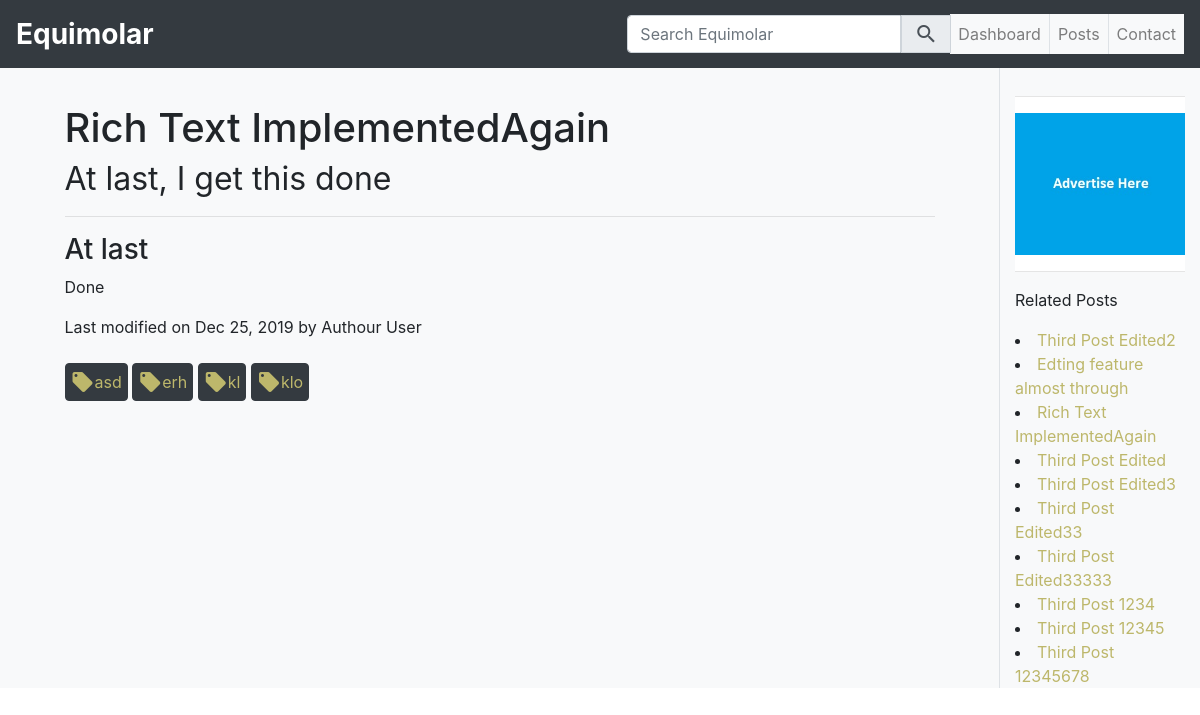
The app's page /rich-text-implemented with its own data.
### equimolar_blog/models.py (models this page shows, shortened)
class Article(db.Model):
    __tablename__ = 'articles'
    __table_args__ = {'extend_existing': True}
    id = db.Column(db.Integer, primary_key=True)
    title = db.Column(db.String(100), nullable=False)
    slug = db.Column(db.String(150))
    summary = db.Column(db.String(300))
    content = db.Column(db.Text, nullable=False)
    last_mod_date = db.Column(db.DateTime, default=datetime.date(datetime.utcnow()))
    draft = db.Column(db.Boolean, default=0)
    tags = db.relationship('Tag', secondary=articles_tags,
                           backref=db.backref('articles', lazy='dynamic'))
    authour = db.relationship('User', backref='articles', lazy='dynamic')

class User(db.Model, UserMixin):
    id = db.Column(db.Integer, primary_key=True)
    username = db.Column(db.String(64), index=True, unique=True)
    email = db.Column(db.String(128), unique=True)
    password = db.Column(db.String(128))
    active = db.Column(db.Boolean(), default=True)
    confirmed_at = db.Column(db.DateTime(), default = datetime.date(datetime.utcnow()))
    roles = db.relationship(
        'Role',
        secondary=roles_users,
        backref=db.backref('users', lazy='dynamic')
    )
    articles_ids = db.Column(db.Integer, db.ForeignKey('articles.id'))

class Tag(db.Model):
    __tablename__ = 'tags'
    id = db.Column(db.Integer, primary_key=True)
    name = db.Column(db.String(50), unique=True)
    def __repr__(self):
        return '<Tag {}>'.format(self.name)

### equimolar_blog/views.py (the view)
@app.route('/<slug>')
def show_article_post(slug):
    article = Article.query.filter_by(slug=slug).first()
    if article==None:
        abort(404)
    article.content = markdown(article.content)
    tag_names = [x.name for x in article.tags]
    related_articles = Article.query.filter(
                        Article.tags.any(Tag.name.in_(tag_names))).order_by(
                        Article.last_mod_date.desc()).all()
    return render_template('post_slug.html',
                           article = article,
                           related_articles = related_articles)

### equimolar_blog/utilities.py (called while the page is built)
def blog_date(dateobj):
    return dateobj.strftime('%b %d, %Y')

def can_edit(current_user, authour):
    if current_user.is_authenticated:
        if current_user.has_role('Editor'):
            return True
        if authour==current_user.username:
            return True
    return False

### equimolar_blog/templates/post_slug.html (shortened to what this page needs)
{% extends "base.html" %}
{% block main %}
    <h1>{{ article.title }}<br><small>{{ article.summary }}</small></h1>
    <hr>
    {{ article.content|safe }}
    {% if article.last_mod_date %}
        <p>
            Last modified on {{ blog_date(article.last_mod_date) }} by
            {{ article.authour.first().username }}
        </p>
    {% endif %}
    {% if article.tags %}
        {% for tag in article.tags %}
            <button class="btn btn-dark mt-2"><a href="/tag/{{ tag.id }}">
                <span class="row h-100 align-items-center px-2">
                    <i class="material-icons">local_offer</i>
                    {{ tag.name }}
                </span></a>
            </button>
        {% endfor %}
    {% endif %}
{% endblock %}
{% block sidebar %}
    {% if related_articles %}
        <p>Related Posts</p>
        {% for related in related_articles %}
            <li><a href="/{{ related.slug }}">{{ related.title }}</a></li>
        {% endfor %}
    {% endif %}
{% endblock %}

### equimolar_blog/templates/base.html (style rules this page uses)
a { color:darkkhaki; text-decoration: green; }

### records on screen
Article: title "Rich Text ImplementedAgain", summary "At last, I get this done", content "At last Done", last_mod_date "Dec 25, 2019"
User: authour.first "Authour User"
Tag: name "asd"
Tag: name "erh"
Tag: name "kl"
Tag: name "klo"
Article: title "Third Post Edited2"
Article: title "Edting feature almost through"
Article: title "Third Post Edited"
Article: title "Third Post Edited3"
Article: title "Third Post Edited33"
Article: title "Third Post Edited33333"
Article: title "Third Post 1234"
Article: title "Third Post 12345"
Article: title "Third Post 12345678"

### other values on screen
{{ config.SITE_NAME }} "Equimolar"
